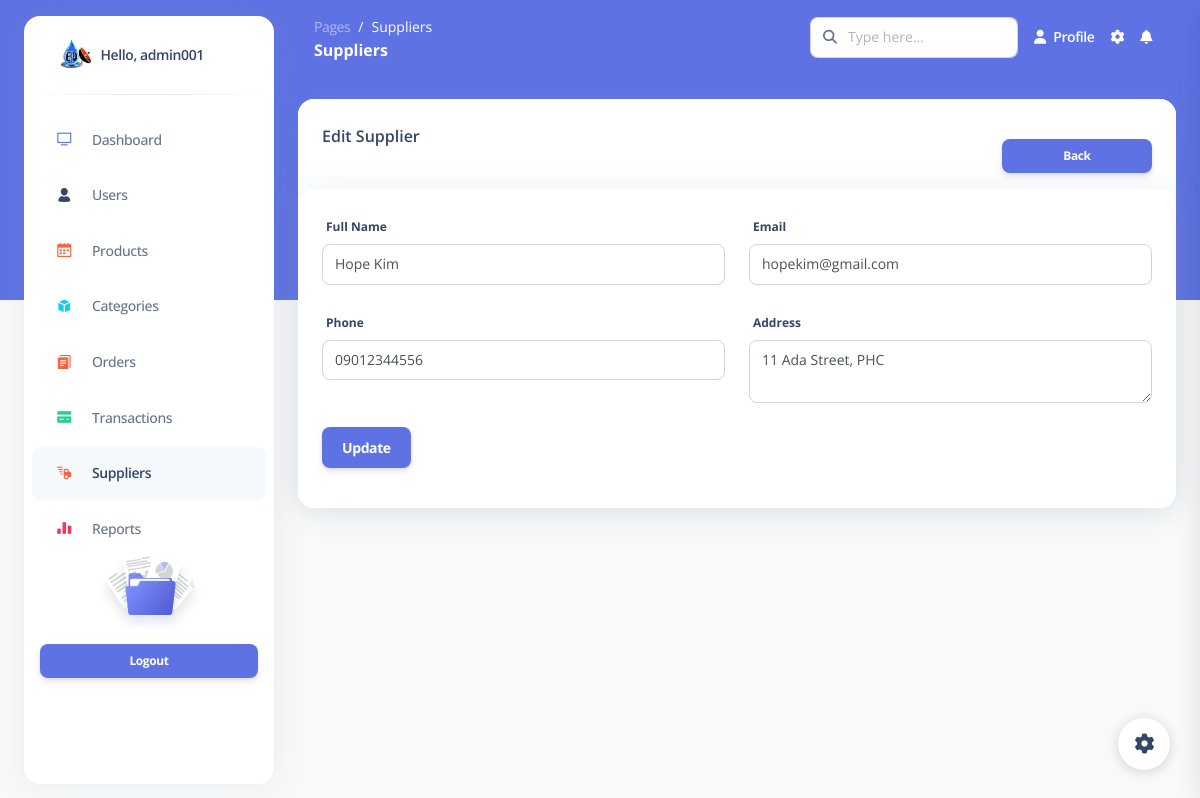
The page /admin/pages/edit-suppliers.php?id=2 (signed in) on the database its author committed.
### tables this page shows
CREATE TABLE `suppliers` (
  `id` int(11) NOT NULL,
  `name` varchar(255) NOT NULL,
  `email` varchar(255) NOT NULL,
  `phone` varchar(255) NOT NULL,
  `address` text NOT NULL
);

### admin/pages/edit-suppliers.php (the view, shortened to what this page needs)
<?php
require_once '../../config/dbcon.php';
?>
<!DOCTYPE html>
<html lang="en">
<head>
  <link href="../assets/css/nucleo-icons.css" rel="stylesheet" />
  <link href="../assets/css/nucleo-svg.css" rel="stylesheet" />
  <link href="../assets/css/nucleo-svg.css" rel="stylesheet" />
  <link id="pagestyle" href="../assets/css/argon-dashboard.css?v=2.0.4" rel="stylesheet" />
</head>
<body class="g-sidenav-show   bg-gray-100">
  <aside class="sidenav bg-white navbar navbar-vertical navbar-expand-xs border-0 border-radius-xl my-3 fixed-start ms-4 " id="sidenav-main">
    <div class="sidenav-header">
      <a class="navbar-brand m-0" href="./profile.html">
        <img src="../logo.png" class="navbar-brand-img h-100" alt="main_logo">
        <span class="ms-1 font-weight-bold">
          <?php echo "Hello, ".$_SESSION['sessionuser']?>
        </span>
      </a>
    </div>
    <hr class="horizontal dark mt-0">
    <div class="collapse navbar-collapse  w-auto " id="sidenav-collapse-main">
      <ul class="navbar-nav">
        <li class="nav-item">
          <a class="nav-link" href="../index.php">
            <div class="icon icon-shape icon-sm border-radius-md text-center me-2 d-flex align-items-center justify-content-center">
              <i class="ni ni-tv-2 text-primary text-sm opacity-10"></i>
            </div>
            <span class="nav-link-text ms-1">Dashboard</span>
          </a>
        </li>
        <li class="nav-item" data-target="user">
          <a class="nav-link" href="./users.php" data-target="user">
            <div class="icon icon-shape icon-sm border-radius-md me-2 text-center me-2 d-flex align-items-center justify-content-center" data-target="user">
              <i class="ni ni-single-02 text-dark text-sm opacity-10" data-target="user"></i>
            </div>
            <span class="nav-link-text ms-1" data-target="user">Users</span>
          </a>
        </li>
        <li class="nav-item">
          <a class="nav-link " href="./products.php">
            <div class="icon icon-shape icon-sm border-radius-md text-center me-2 d-flex align-items-center justify-content-center">
              <i class="ni ni-calendar-grid-58 text-warning text-sm opacity-10"></i>
            </div>
            <span class="nav-link-text ms-1">Products</span>
          </a>
        </li>
        <li class="nav-item">
          <a class="nav-link " href="./categories.php">
            <div class="icon icon-shape icon-sm border-radius-md text-center me-2 d-flex align-items-center justify-content-center">
              <i class="ni ni-app text-info text-sm opacity-10"></i>
            </div>
            <span class="nav-link-text ms-1">Categories</span>
          </a>
        </li>
        <li class="nav-item">
          <a class="nav-link " href="./orders.php">
            <div class="icon icon-shape icon-sm border-radius-md text-center me-2 d-flex align-items-center justify-content-center">
              <i class="ni ni-single-copy-04 text-warning text-sm opacity-10"></i>
            </div>
            <span class="nav-link-text ms-1">Orders</span>
          </a>
        </li>
        <li class="nav-item">
          <a class="nav-link " href="./transactions.php">
            <div class="icon icon-shape icon-sm border-radius-md text-center me-2 d-flex align-items-center justify-content-center">
              <i class="ni ni-credit-card text-success text-sm opacity-10"></i>
            </div>
            <span class="nav-link-text ms-1">Transactions</span>
          </a>
        </li>
        <li class="nav-item">
          <a class="nav-link active" href="./suppliers.php">
            <div class="icon icon-shape icon-sm border-radius-md text-center me-2 d-flex align-items-center justify-content-center">
              <i class="ni ni-delivery-fast text-warning text-sm opacity-10"></i>
            </div>
            <span class="nav-link-text ms-1">Suppliers</span>
          </a>
        </li>
        <li class="nav-item">
          <a class="nav-link " href="./reports.php">
            <div class="icon icon-shape icon-sm border-radius-md text-center me-2 d-flex align-items-center justify-content-center">
              <i class="ni ni-chart-bar-32 text-danger text-sm opacity-10"></i>
            </div>
            <span class="nav-link-text ms-1">Reports</span>
          </a>
        </li>
      </ul>
    </div>
    <div class="sidenav-footer mx-3 ">
      <div class="card card-plain shadow-none" id="sidenavCard">
        <img class="w-50 mx-auto" src="../assets/img/illustrations/icon-documentation.svg" alt="sidebar_illustration">
        <div class="card-body text-center p-3 w-100 pt-0">
        </div>
      </div>
      <a class="btn btn-primary btn-sm mb-0 w-100" onclick="return confirm('Are you sure to logout?')" href="../../includes/logout.php" type="button">Logout</a>
    </div>
  </aside>
  <main class="main-content position-relative border-radius-lg ">
    <nav class="navbar navbar-main navbar-expand-lg px-0 mx-4 shadow-none border-radius-xl " id="navbarBlur" data-scroll="false">
      <div class="container-fluid py-1 px-3">
        <nav aria-label="breadcrumb">
          <ol class="breadcrumb bg-transparent mb-0 pb-0 pt-1 px-0 me-sm-6 me-5">
            <li class="breadcrumb-item text-sm"><a class="opacity-5 text-white" href="javascript:;">Pages</a></li>
            <li class="breadcrumb-item text-sm text-white active" aria-current="page">Suppliers</li>
          </ol>
          <h6 class="font-weight-bolder text-white mb-0">Suppliers</h6>
        </nav>
        <div class="collapse navbar-collapse mt-sm-0 mt-2 me-md-0 me-sm-4" id="navbar">
          <div class="ms-md-auto pe-md-3 d-flex align-items-center">
            <div class="input-group">
              <span class="input-group-text text-body"><i class="fas fa-search" aria-hidden="true"></i></span>
              <input type="text" class="form-control" placeholder="Type here...">
            </div>
          </div>
          <ul class="navbar-nav  justify-content-end">
            <li class="nav-item d-flex align-items-center">
              <a href="profile.php" class="nav-link text-white font-weight-bold px-0">
                <i class="fa fa-user me-sm-1"></i>
                <span class="d-sm-inline d-none">Profile</span>
              </a>
            </li>
            <li class="nav-item px-3 d-flex align-items-center">
              <a href="javascript:;" class="nav-link text-white p-0">
                <i class="fa fa-cog fixed-plugin-button-nav cursor-pointer"></i>
              </a>
            </li>
            <li class="nav-item dropdown pe-2 d-flex align-items-center">
              <a href="javascript:;" class="nav-link text-white p-0" id="dropdownMenuButton" data-bs-toggle="dropdown" aria-expanded="false">
                <i class="fa fa-bell cursor-pointer"></i>
              </a>
            </li>
          </ul>
        </div>
      </div>
    </nav>
    <div class="container-fluid py-4">
      <div class="row">
        <div class="col-12">
          <div class="card mb-4">
            <div class="card-header pb-0">
            <button onclick="window.location.href='suppliers.php'" class="btn btn-primary btn-sm my-3 " style="float: right; width: 150px;">Back</button>
              <h6>Edit Supplier</h6>
            </div>
            <div class="row">
                <div class="col-md-12">
                    <div class="card">
                    <?php
                            $id = $_GET['id'];
                            $query = "SELECT * FROM suppliers WHERE id='$id'";
                            $query_run = mysqli_query($conn, $query);
                            $item = mysqli_fetch_array($query_run);
                            ?>
                        <div class="card-body">
                            <form id="editSupp">
                            <div class="row">
                            <div class="col-md-6 mb-4">
                                    <label>Full Name</label>
                                    <input type="text" name="name" required value="<?= $item['name']?>" placeholder="Enter full name" class="form-control">
                                </div>
                                <div class="col-md-6 mb-4">
                                    <label>Email</label>
                                    <input type="text" name="email" required value="<?= $item['email']?>" placeholder="Enter email" class="form-control">
                                </div>
                                <div class="col-md-6 mb-4">
                                    <label>Phone</label>
                                    <input type="text" name="phone" required value="<?= $item['phone']?>" placeholder="Enter phone number" class="form-control">
                                </div>
                                <div class="col-md-6 mb-4">
                                    <label>Address</label>
                                    <textarea class="form-control" name="address" required placeholder="Enter address"><?= $item['address']?></textarea>
                                </div>
                                <div class="col-md-12">
                                    <button type="submit" class="btn btn-primary">Update</button>
                                </div>
                            </div>
                        </form>
                    </div>
                </div>
                </div>
            </div>
          </div>
        </div>
      </div>
    </div>
  </main>
  <div class="fixed-plugin">
    <a class="fixed-plugin-button text-dark position-fixed px-3 py-2">
      <i class="fa fa-cog py-2"> </i>
    </a>
    </div>
</body>
</html>

### admin/assets/css/nucleo-svg.css (style rules this page uses)
.icon { display: inline-block; color: #111111; height: 1em; width: 1em; }
.icon-sm { height: 0.8em; width: 0.8em; }
.icon { fill: currentColor; stroke: none; }

### rows shown on the page
suppliers: name "Hope Kim", email "hopekim@gmail.com", phone "09012344556", address "11 Ada Street, PHC"

### other values the page prints
$_SESSION['sessionuser'] "admin001"
